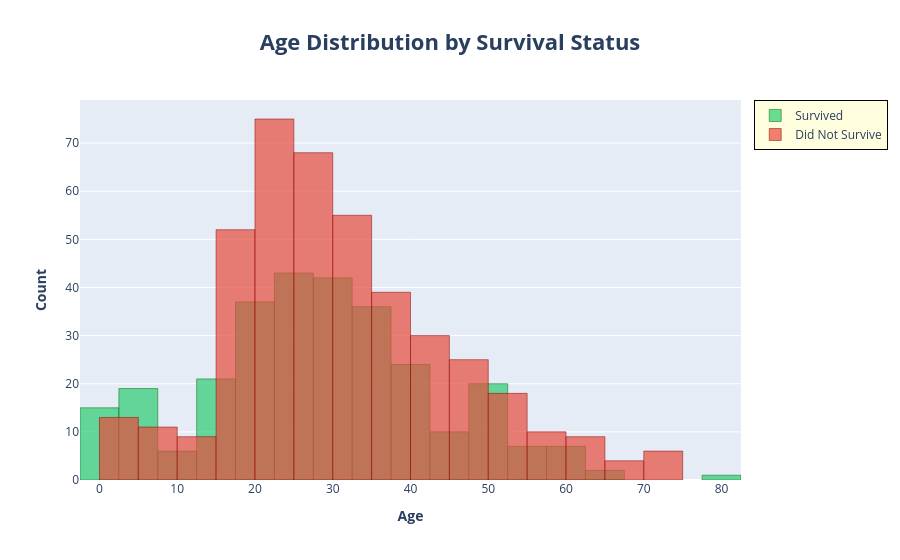

Write notebook code for a chart like this one.
### Code cell
# ── Age distribution by survival ─────────────────────────────────────────
fig = go.Figure()
fig.add_trace(go.Histogram(x=df_raw[df_raw['Survived']==1]['Age'].dropna(),
    nbinsx=30, name='Survived', marker_color='rgba(46,204,113,0.7)',
    marker_line=dict(color='darkgreen', width=0.5)))
fig.add_trace(go.Histogram(x=df_raw[df_raw['Survived']==0]['Age'].dropna(),
    nbinsx=30, name='Did Not Survive', marker_color='rgba(231,76,60,0.7)',
    marker_line=dict(color='darkred', width=0.5)))

fig.update_layout(
    barmode='overlay',
    title=dict(text='<b>Age Distribution by Survival Status</b>', font_size=22, x=0.5),
    xaxis_title='<b>Age</b>', yaxis_title='<b>Count</b>',
    legend=dict(bgcolor='lightyellow', bordercolor='black', borderwidth=1)
)
fig.show()
print("📌 Insight: Children (age < 12) had higher survival rates. Elderly males had lower survival.")

### Figure 1 — Plotly figure (JSON) as saved in the notebook; plotly's stock layout.template omitted (floating-point values rounded to 4 significant figures; data arrays with more than 128 entries replaced by an {"elided": "..."} marker saying what was removed)
{"data": [{"marker": {"color": "rgba(46,204,113,0.7)", "line": {"color": "darkgreen", "width": 0.5}}, "name": "Survived", "nbinsx": 30, "type": "histogram", "x": {"elided": "290 float values"}}, {"marker": {"color": "rgba(231,76,60,0.7)", "line": {"color": "darkred", "width": 0.5}}, "name": "Did Not Survive", "nbinsx": 30, "type": "histogram", "x": {"elided": "424 float values"}}], "layout": {"barmode": "overlay", "legend": {"bgcolor": "lightyellow", "bordercolor": "black", "borderwidth": 1}, "title": {"font": {"size": 22}, "text": "<b>Age Distribution by Survival Status</b>", "x": 0.5}, "xaxis": {"title": {"text": "<b>Age</b>"}}, "yaxis": {"title": {"text": "<b>Count</b>"}}}}
